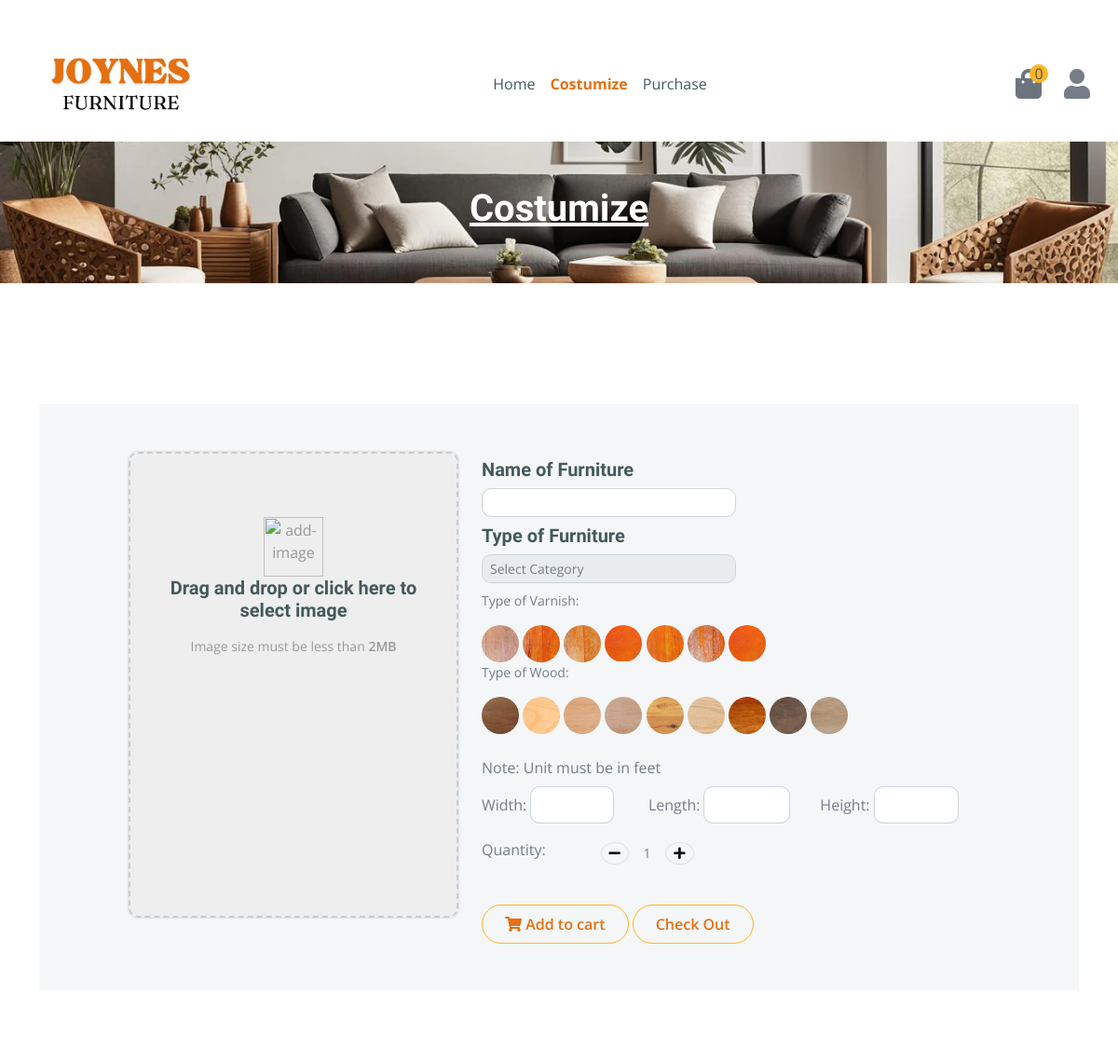
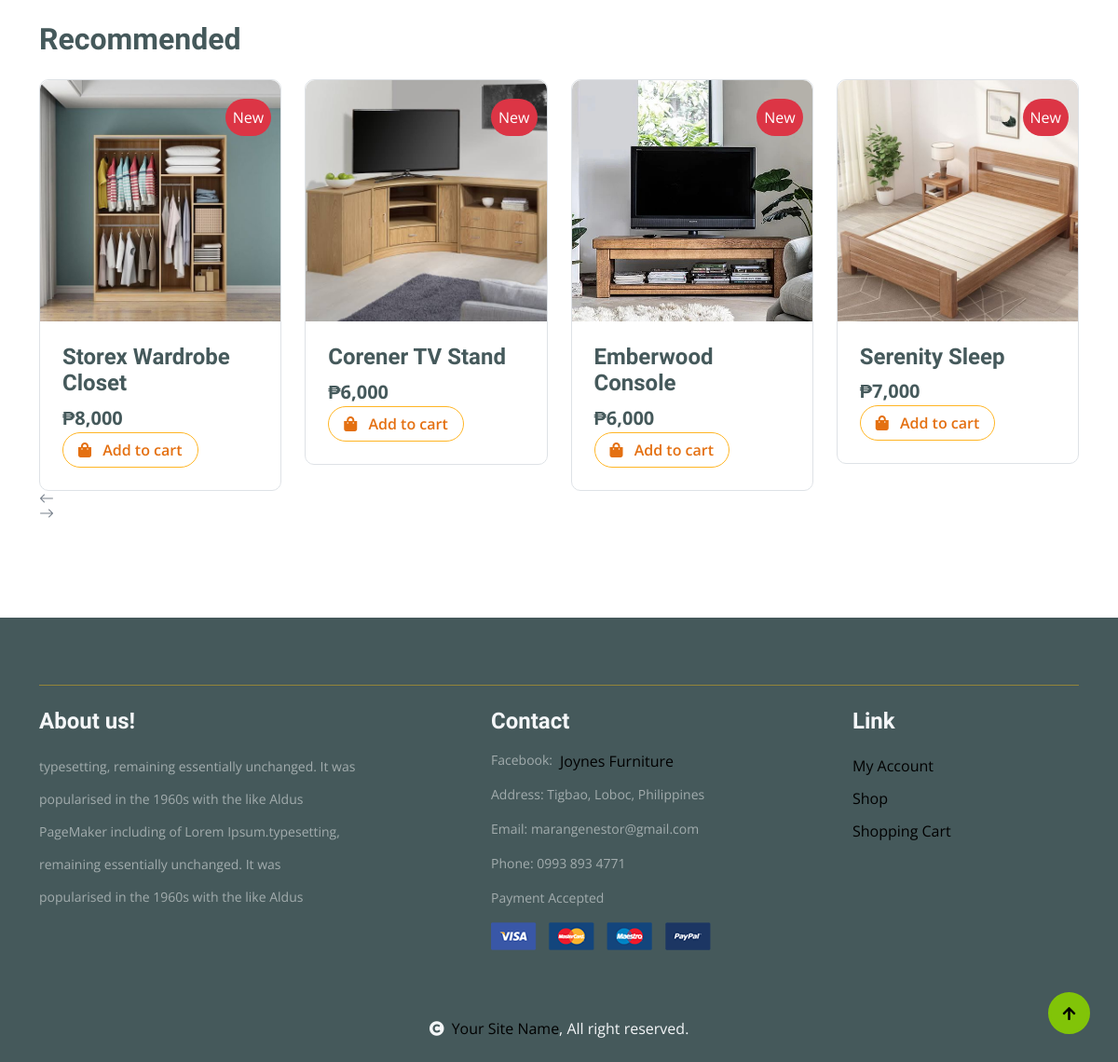
The app's page /customize.php with its own data (2 pictures, top to bottom).
### tables this page shows
CREATE TABLE `varnishtbl` (
  `ID` int(255) NOT NULL,
  `vName` varchar(255) NOT NULL,
  `image` varchar(255) NOT NULL,
  `vQuantity` int(255) NOT NULL,
  `cost` int(255) NOT NULL,
  `vDes` varchar(255) NOT NULL,
  `date` date NOT NULL
);

CREATE TABLE `rawmtbl` (
  `pID` int(11) NOT NULL,
  `pName` varchar(255) NOT NULL,
  `image` varchar(255) NOT NULL,
  `pQuantity` int(11) NOT NULL,
  `pCost` int(255) NOT NULL,
  `pDes` varchar(255) NOT NULL,
  `date` date NOT NULL
);

CREATE TABLE `furnituretbl` (
  `fID` bigint(20) NOT NULL,
  `fName` varchar(255) NOT NULL,
  `category` varchar(255) NOT NULL,
  `image` varchar(255) NOT NULL,
  `fDes` varchar(5000) NOT NULL,
  `fQuantity` int(11) NOT NULL,
  `cost` bigint(255) NOT NULL,
  `date` date NOT NULL,
  `width` decimal(10,2) DEFAULT NULL,
  `length` decimal(10,2) DEFAULT NULL,
  `height` decimal(10,2) DEFAULT NULL
);

### customfunc.php (called while the page is built, shortened)
<?php
include("database.php");
$rawsql = "SELECT * FROM rawmtbl";
$rawresult = mysqli_query($conn, $rawsql);
$varsql = "SELECT * FROM varnishtbl";
$varresult = mysqli_query($conn, $varsql);
?>

### customize.php (the view, shortened to what this page needs)
<?php
include("database.php");
include("customfunc.php");
$userID = $_SESSION['userID'];
$sql5 = "SELECT COUNT(*) FROM tbl_cartcus where userID = '$userID'";
$result5 = mysqli_query($conn, $sql5);
$row5 = mysqli_fetch_assoc($result5);
$i = $row5['COUNT(*)'];
$furniturenew = "SELECT * FROM furnituretbl ORDER BY fID DESC LIMIT 0, 8";
$furResultnew = mysqli_query($conn, $furniturenew);
?>
<!DOCTYPE html>
<html lang="en">
<head>
    <link rel="stylesheet" href="https://use.fontawesome.com/releases/v5.15.4/css/all.css" />
    <link href="https://cdn.jsdelivr.net/npm/bootstrap-icons@1.4.1/font/bootstrap-icons.css" rel="stylesheet">
    <link href="lib/lightbox/css/lightbox.min.css" rel="stylesheet">
    <link href="lib/owlcarousel/assets/owl.carousel.min.css" rel="stylesheet">
    <link href="css/bootstrap.min.css" rel="stylesheet">
    <link href="css/style.css" rel="stylesheet">
</head>
<body>
    <div class="container-fluid fixed-top">
        <div class=" topbar  d-none d-lg-flex">
        </div>
        <div class="container px-0">
            <nav class="navbar navbar-light bg-white navbar-expand-xl">
                <img class="logo" src="./img/logo1.png" alt="Bootstrap" style="width: 200px">
                <div class="collapse navbar-collapse bg-white" id="navbarCollapse">
                    <div class="navbar-nav mx-auto">
                        <a href="shop.php" class="position-relative me-3 my-auto text-dark">Home</a>
                        <a href="customize.php" class="position-relative me-3 my-auto text-primary fw-bold">Costumize</a>
                        <a href="Profile.php" class="position-relative me-3 my-auto text-dark">Purchase</a>
                    </div>
                    <div class="d-flex m-3 me-0">
                        <a href="cart.php" class="position-relative me-4 my-auto">
                            <i class="fa fa-shopping-bag fa-2x text-muted"></i>
                            <span class="position-absolute bg-secondary rounded-circle d-flex align-items-center justify-content-center text-dark px-1" style="top: -5px; left: 15px; height: 20px; min-width: 20px;"><?php echo $i; ?></span>
                        </a>
                        <div class="nav-item dropdown">
                            <i class="fas fa-user fa-2x"></i>
                        </div>
                    </div>
                </div>
            </nav>
        </div>
    </div>
    <div class="container-fluid page-header py-5">
        <h1 class="text-center text-white display-6" style="text-decoration: underline;">Costumize</h1>
    </div>
    <br>
    <div class="container-fluid py-5">
        <div class="container py-2 rounded ">
            <div class="col-lg-12 col-xl-12 bg-light" style="margin-bottom: 100px;">
                <form method="POST" action="customizeadd.php" enctype="multipart/form-data">
                    <div class="row justify-content-center" style="margin-top: 50px; padding-top: 50px; padding-bottom: 50px;">
                        <div class="col-lg-4">
                            <div class="border rounded">
                                <div class="container drop">
                                    <div class="drop-area text-center mt-5">
                                        <img width="64" height="64" src="https://img.icons8.com/sf-black/64/737373/add-image.png" alt="add-image" />
                                        <h3>Drag and drop or click here to select image</h3>
                                        <p>Image size must be less than <span>2MB</span></p>
                                    </div>
                                </div>
                            </div>
                        </div>
                        <div class="col-lg-6">
                            <div class="my-2">
                                <h5>Name of Furniture</h5>
                                <input type="text" name="prodName" id="prodName" class="form-control form-control-sm w-50" required>
                            </div>
                            <div class="my-2">
                                <h5>Type of Furniture</h5>
                                <select name="category" id="category" class="form-control form-control-sm w-50" required>
                                    <option value="" diabled hidden>Select Category</option>
                                </select>
                            </div>
                            <p class="mb-3">Type of Varnish:</p>
                            <div class="image-container">
                                <?php while ($rows = mysqli_fetch_assoc($varresult)) { ?>
                                    <label for="<?php echo $rows['ID']; ?>" class="input_var hover-text">
                                        <img class="img1" src="./up/<?php echo $rows['image']; ?>" alt="" width="40" height="40">
                                    </label>
                                <?php } ?>
                            </div>
                            <p class="mb-3">Type of Wood:</p>
                            <div class="image-container mt-2">
                                <?php while ($rows = mysqli_fetch_assoc($rawresult)) { ?>
                                    <label for="<?php echo $rows['pID']; ?>" class="input_var hover-text">
                                        <img class="img1" src="./up/<?php echo $rows['image']; ?>" alt="" width="40" height="40">
                                    </label>
                                <?php } ?>
                            </div>
                            <div class="custom-size mt-4">
                                <label>Note: Unit must be in feet</label>
                                <div class=" mt-2 d-flex justify-content-start">
                                    <div class="d-flex">
                                        <label for="width" class="form-label mt-2">Width:</label>
                                        <input type="number" id="width" name="width" class="form-control form-control-sm w-50 mx-1" min="1" required>
                                    </div>
                                    <div class="d-flex">
                                        <label for="length" class="form-label mt-2">Length:</label>
                                        <input type="number" id="length" name="length" class="form-control form-control-sm w-50 mx-1" min="1" required>
                                    </div>
                                    <div class="d-flex">
                                        <label for="length" class="form-label mt-2">Height:</label>
                                        <input type="number" id="height" name="height" class="form-control form-control-sm w-50 mx-1" min="1" required>
                                    </div>
                                </div>
                            </div>
                            <div class="d-flex justify-content-between col-5 mt-3">
                                <label for="">Quantity: </label>
                                <div class="input-group quantity mb-3 d-flex align-items-center" style="width: 100px;">
                                    <div class="input-group-btn">
                                        <a class="btn btn-sm btn-minus rounded-circle bg-light border">
                                            <i class="fa fa-minus"></i>
                                        </a>
                                    </div>
                                    <input type="text" name="quantity" id="quantity" class="form-control form-control-sm qform text-center border-0 bg-transparent" readonly value="1">
                                    <div class="input-group-btn">
                                        <a class="btn btn-sm btn-plus rounded-circle bg-light border">
                                            <i class="fa fa-plus"></i>
                                        </a>
                                    </div>
                                </div>
                            </div>
                            <div class="d-flex justify-content-between">
                                <div>
                                    <button type="submit" class="btn border border-secondary rounded-pill px-4 py-2 text-primary mt-4" name="add"><i class="fa fa-shopping-cart" aria-hidden="true"></i> Add to cart</button>
                                    <a href="#" data-bs-toggle="modal" data-bs-target="#checkoutModal" class="position-relative me-4 my-auto btn border border-secondary rounded-pill px-4 py-2 text-primary mt-4" id="checkoutButton" onclick="showCheckoutModal()">Check Out</a>
                                </div>
                            </div>
                        </div>
                    </div>
                </form>
            </div>
            <h2 class="mb-4">Recommended</h2>
            <div class="owl-carousel vegetable-carousel justify-content-center">
                <?php
                while ($row = mysqli_fetch_assoc($furResultnew)) {
                    $number = $row['cost'];
                    $formattedNumber = number_format($number, 0, '.', ',');
                    $cost = $formattedNumber;
                    ?>
                    <div class="border rounded position-relative vesitable-item">
                        <div class="vesitable-img">
                            <img src="./up/<?php echo $row['image']; ?>" class="img-fluid w-100 rounded-top" alt="">
                        </div>
                        <div class="text-white bg-danger px-2  py-2 rounded-pill position-absolute" style="top: 20px; right: 10px;">New</div>
                        <div class="p-4 rounded-bottom">
                            <h4><?php echo $row['fName']; ?></h4>
                            <div class="d-flex justify-content-between flex-lg-wrap">
                                <p class="text-dark fs-5 fw-bold mb-0">&#8369;<?php echo $cost; ?></p>
                                <a href="#" class="btn border border-secondary rounded-pill px-3 text-primary"><i class="fa fa-shopping-bag me-2 text-primary"></i> Add to cart</a>
                            </div>
                        </div>
                    </div>
                <?php
                }
                ?>
            </div>
        </div>
    </div>
    <div class="container-fluid bg-dark text-white-50 footer mt-5" id="footer">
        <div class="container py-5">
            <div class="pb-4 mb-4" style="border-bottom: 1px solid rgba(226, 175, 24, 0.5) ;">
            </div>
            <div class="row g-5 justify-content-between">
                <div class="col-lg-4 col-md-6">
                    <div class="footer-item">
                        <h4 class="text-light mb-3">About us!</h4>
                        <p class="mb-4">typesetting, remaining essentially unchanged. It was
                            popularised in the 1960s with the like Aldus PageMaker including of Lorem Ipsum.typesetting,
                            remaining essentially unchanged. It was
                            popularised in the 1960s with the like Aldus</p>
                    </div>
                </div>
                <div class="col-lg-3 col-md-6">
                    <div class="footer-item">
                        <h4 class="text-light mb-3">Contact</h4>
                        <div class="d-flex">
                            <p>Facebook:</p>&ensp;
                            <a href="https://www.facebook.com/profile.php?id=100095051198984">Joynes Furniture</a>
                        </div>
                        <p>Address: Tigbao, Loboc, Philippines</p>
                        <p>Email: marangenestor@gmail.com</p>
                        <p>Phone: 0993 893 4771</p>
                        <p>Payment Accepted</p>
                        <img src="img/payment.png" class="img-fluid" alt="">
                    </div>
                </div>
                <div class="col-lg-3 col-md-6">
                    <div class="d-flex flex-column text-start footer-item">
                        <h4 class="text-light mb-3">Link</h4>
                        <a class="btn-link" href="profile.php">My Account</a>
                        <a class="btn-link" href="shop.php">Shop</a>
                        <a class="btn-link" href="cart.php">Shopping Cart</a>
                    </div>
                </div>
            </div>
        </div>
    </div>
    <div class="container-fluid copyright bg-dark py-4">
        <div class="container">
            <div class="row">
                <center>
                    <div class="col-md-6 text-center  mb-3 mb-md-0">
                        <span class="text-light"><a href="#"><i class="fas fa-copyright text-light me-2"></i>Your Site Name</a>, All right reserved.</span>
                    </div>
                </center>
            </div>
        </div>
    </div>
    <a href="#" class="btn btn-primary border-3 border-primary rounded-circle back-to-top"><i class="fa fa-arrow-up"></i></a>
</body>
</html>
</html>

### css/style.css (style rules this page uses)
.back-to-top { position: fixed; right: 30px; bottom: 30px; display: flex; width: 45px; height: 45px; align-items: center; justify-content: center; transition: 0.5s; z-index: 99; }
.btn { font-weight: 600; transition: .5s; }
.btn.border-secondary { transition: 0.5s; }
.fixed-top { transition: 0.5s; background: var(--bs-white); border: 0; }
.topbar { padding: 20px; border-radius: 230px 100px; }
.navbar { height: 100px; border-bottom: 1px solid rgba(255, 255, 255, .1); }
.page-header { position: relative; background: linear-gradient(rgba(0, 0, 0, 0.3), rgba(0, 0, 0, 0.3)), url(../img/cart-page-header-img.jpg); background-position: center center; background-repeat: no-repeat; background-size: cover; }
@media (min-width: 992px) { .hero-header, .page-header { margin-top: 152px !important; } }
.footer .footer-item .btn-link { line-height: 35px; color: rgba(255, 255, 255, .5); transition: 0.5s; }
.footer .footer-item p.mb-4 { line-height: 35px; }

### customize.php (style rules this page uses)
.hover-text { position: relative; display: inline-block; font-family: Arial; text-align: center; }
.img1 { transition: border 0.3s ease-in-out, transform 0.3s ease-in-out; }
a { color: black !important; }
.btn-minus, .btn-plus { transition: transform 0.2s ease; }
.page-header { background-image: url(./img/1.jpg) !important; }

### css/dropcss.php (style rules this page uses)
.drop { background: #eee; max-width: 500px; height: 500px; width: 100%; padding: 20px; border-radius: 10px; text-align: center; color: #999; cursor: pointer; border: 2px dashed #ccc; position: relative; overflow: hidden; }
h3 { font-size: 20px; font-weight: 600; margin-bottom: 16px; pointer-events: none; }
p { font-size: 14px; }
p span { font-weight: 600; }
.img1, .img2 { border-radius: 50% ; }
.container { justify-content: space-between; }
.btn { border: 1px solid; }

### records on screen
varnishtbl: image (picture)
varnishtbl: image (picture)
varnishtbl: image (picture)
varnishtbl: image (picture)
varnishtbl: image (picture)
varnishtbl: image (picture)
varnishtbl: image (picture)
rawmtbl: image (picture)
rawmtbl: image (picture)
rawmtbl: image (picture)
rawmtbl: image (picture)
rawmtbl: image (picture)
rawmtbl: image (picture)
rawmtbl: image (picture)
rawmtbl: image (picture)
rawmtbl: image (picture)
furnituretbl: image (picture), fName "Storex Wardrobe Closet", cost "8,000"
furnituretbl: image (picture), fName "Corener TV Stand", cost "6,000"
furnituretbl: image (picture), fName "Emberwood Console", cost "6,000"
furnituretbl: image (picture), fName "Serenity Sleep", cost "7,000"

### other values on screen
$i "0"
